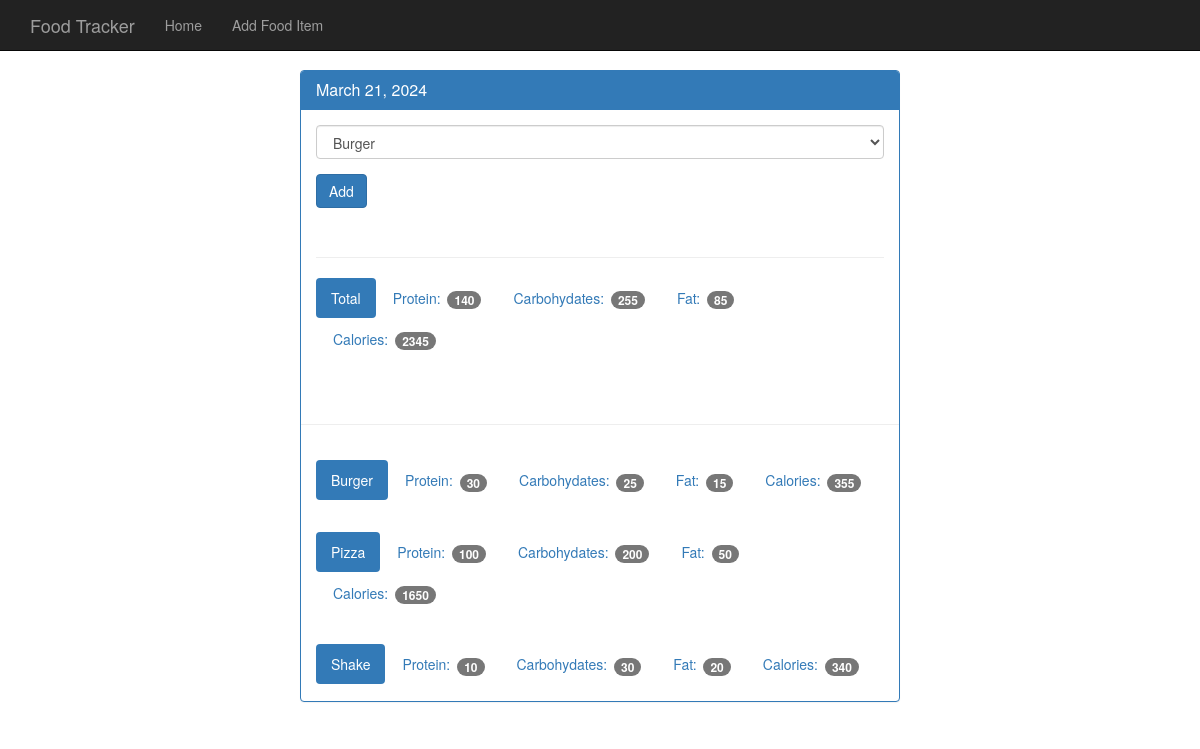
/view/20240321, run on the app's committed database.
### tables this page shows
CREATE TABLE food (
    id integer primary key autoincrement,
    name text not null,
    protein integer not null,
    carbohydrate integer not null,
    fat integer not null,
    calories integer not null
);

### app.py (the view)
@app.route('/view/<date>', methods=['GET', 'POST']) #date is going to be 20170520
def view(date):
    db = get_db()
    pointer = db.execute('select id, entry_date from log_date where entry_date = ?', [date])
    date_result = pointer.fetchone()
    if request.method == 'POST':
        db.execute('insert into food_date (food_id, log_date_id) values (?, ?)', [request.form['food-select'], date_result['id']])
        db.commit()
    d = datetime.strptime(str(date_result['entry_date']), '%Y%m%d')
    pretty_date = datetime.strftime(d, '%B %d, %Y')
    food_pointer = db.execute('select id, name from food')
    food_results = food_pointer.fetchall()
    log_pointer = db.execute('''select food.name, food.protein, food.carbohydrate, food.fat, food.calories
                            from log_date
                            join food_date on food_date.log_date_id = log_date.id
                            join food on food.id = food_date.food_id
                            where log_date.entry_date = ?''', [date])
    log_results = log_pointer.fetchall()
    totals = {}
    totals['protein'] = 0
    totals['carbohydrate'] = 0
    totals['fat'] = 0
    totals['calories'] = 0
    for food in log_results:
        totals['protein'] += food['protein']
        totals['carbohydrate'] += food['carbohydrate']
        totals['fat'] += food['fat']
        totals['calories'] += food['calories']
    return render_template('day.html', entry_date=date_result['entry_date'], pretty_date=pretty_date, \
                           food_results=food_results, log_results=log_results, totals=totals)

### connect_db.py (called while the page is built)
def connect_db():
    sql = sqlite3.connect('/Users/aaronsmith/development/code/flask-course/food-tracker-app/food_log.db')
    sql.row_factory = sqlite3.Row
    return sql

def get_db():
    if not hasattr(g, 'sqlite3'):
        g.sqlite_db = connect_db()
    return g.sqlite_db

### templates/day.html (shortened to what this page needs)
<!DOCTYPE html>
<html lang="en">
  <head>
    <link href="{{ url_for('static', filename='bootstrap.min.css') }}" rel="stylesheet">
    <link href="{{ url_for('static', filename='theme.css') }}" rel="stylesheet">
  </head>
  <body>
    <nav class="navbar navbar-inverse navbar-fixed-top">
      <div class="container">
        <div class="navbar-header">
          <a class="navbar-brand" href="{{url_for('index')}}">Food Tracker</a>
        </div>
        <div id="navbar" class="navbar-collapse collapse">
          <ul class="nav navbar-nav">
            <li><a href="{{url_for('index')}}">Home</a></li>
            <li><a href="{{url_for('food')}}">Add Food Item</a></li>
          </ul>
        </div>
      </div>
    </nav>
    <div class="container theme-showcase col-sm-6 col-sm-offset-3" role="main">
      <div class="row">
        <div>
          <div class="panel panel-primary">
            <div class="panel-heading">
              <h3 class="panel-title">{{ pretty_date }}</h3>
            </div>
            <div class="panel-body">
              <form method="POST" action="{{ url_for('view', date=entry_date) }}">
                <div class="form-group">
                  <select class="form-control" name="food-select">
                    {% for food in food_results %}
                    <option value='{{ food.id }}'>{{ food.name }}</option>
                    {% endfor %}
                  </select>
                </div>
                <button type="submit" class="btn btn-primary">Add</button>
              </form>
              <div class="page-header"></div>
              <ul class="nav nav-pills" role="tablist">
                <li class="active"><a>Total</a></li>
                <li><a>Protein: <span class="badge">{{  totals.protein }}</span></a></li>
                <li><a>Carbohydates: <span class="badge">{{ totals.carbohydrate }}</span></a></li>
                <li><a>Fat: <span class="badge">{{ totals.fat }}</span></a></li>
                <li><a>Calories: <span class="badge">{{ totals.calories }}</span></a></li>
              </ul>
            </div>
            <div class="page-header"></div>
            {% for food in log_results %}
            <div class="panel-body">
              <ul class="nav nav-pills" role="tablist">
                <li class="active"><a>{{ food.name }}</a></li>
                <li><a>Protein: <span class="badge">{{ food.protein }}</span></a></li>
                <li><a>Carbohydates: <span class="badge">{{ food.carbohydrate }}</span></a></li>
                <li><a>Fat: <span class="badge">{{ food.fat }}</span></a></li>
                <li><a>Calories: <span class="badge">{{ food.calories }}</span></a></li>
              </ul>
            </div>
            {% endfor %}
          </div>
        </div>
      </div>
    </div>
  </body>
</html>

### static/theme.css (style rules this page uses)
body { padding-top: 70px; padding-bottom: 30px; }

### data on the page
food: name "Burger", protein "30", carbohydrate "25", fat "15", calories "355"
food: name "Pizza", protein "100", carbohydrate "200", fat "50", calories "1650"
food: name "Shake", protein "10", carbohydrate "30", fat "20", calories "340"

### other printed values
{{ pretty_date }} "March 21, 2024"
{{ totals.protein }} "140"
{{ totals.carbohydrate }} "255"
{{ totals.fat }} "85"
{{ totals.calories }} "2345"
form field food-select "Burger"
